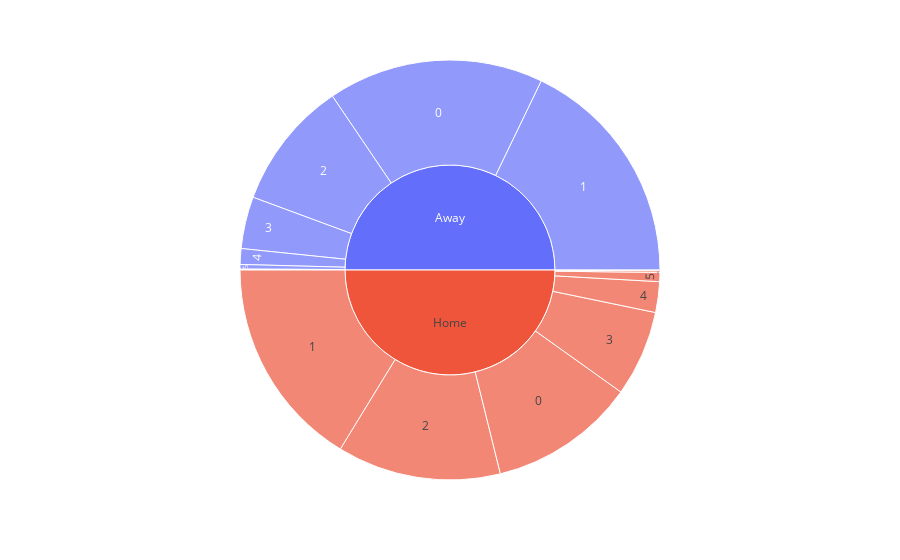

Source (notebook cell):
### Code cell
draw_sunburst(df=home_away_goals_scored,
             path=['play','goals_scored'],
             values='cnt')

### Figure 1 — Plotly figure (JSON) as saved in the notebook; plotly's stock layout.template omitted (floating-point values rounded to 4 significant figures)
{"data": [{"branchvalues": "total", "domain": {"x": [0, 1], "y": [0, 1]}, "hovertemplate": "labels=%{label}<br>cnt=%{value}<br>parent=%{parent}<br>id=%{id}<extra></extra>", "ids": ["Away/0", "Home/0", "Away/1", "Home/1", "Away/2", "Home/2", "Away/3", "Home/3", "Away/4", "Home/4", "Away/5", "Home/5", "Away/6", "Home/6", "Away/7", "Home/7", "Away", "Home"], "labels": ["0", "0", "1", "1", "2", "2", "3", "3", "4", "4", "5", "5", "6", "6", "7", "7", "Away", "Home"], "name": "", "parents": ["Away", "Home", "Away", "Home", "Away", "Home", "Away", "Home", "Away", "Home", "Away", "Home", "Away", "Home", "Away", "Home", "", ""], "type": "sunburst", "values": [1891, 1283, 2031, 1850, 1127, 1434, 455, 753, 138, 269, 40, 80, 5, 15, 3, 6, 5690, 5690]}], "layout": {"legend": {"tracegroupgap": 0}, "margin": {"t": 60}}}
